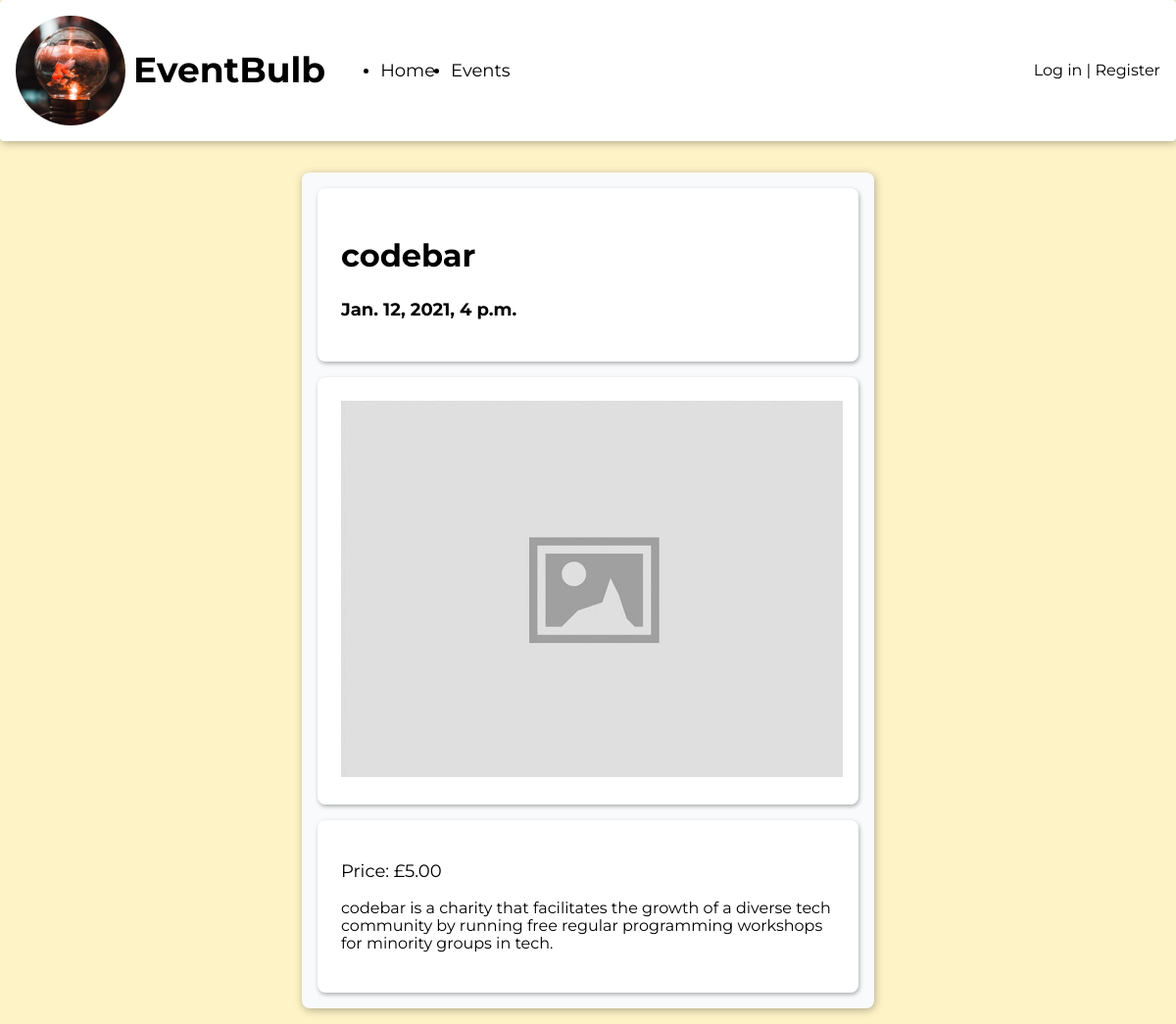
The app's page /events/2/ with its own data.
### events/models.py (models this page shows)
class Event(models.Model):
    title = models.CharField(max_length=255)
    description = models.TextField()
    datetime = models.DateTimeField(auto_now=False, auto_now_add=False)
    cost = models.DecimalField(max_digits=6, decimal_places=2)
    def __str__(self):
        return self.title

### events/views.py (the view)
# urls.py: path('<int:id>/', views.details, name="events_details"),
def details(request, id):
    event = get_object_or_404(Event, id=id)
    print(event)
    return render(request, 'events/details.html', {'event': event})

### templates/events/details.html (shortened to what this page needs)
{% extends 'base.html' %}
{% load static %}
{% block content %}
  <main class="wrap-content">
    <div class="card-background half-width event-details">
      <section class="card event-header">
        <div class="event-info">
          <h2 class="event-title">{{ event.title }}</h2>
          <h3>{{ event.datetime }}</h3>
        </div>
      </section>
      <section class="card">
        <img src="{% static 'images/image_placeholder.jpg' %}" alt="Placeholder">
      </section>
      <section class="card">
        <p class="event-cost">Price: £{{ event.cost }}</p>
        <p>{{ event.description }}</p>
      </section>
    </div>
  </main>
{% endblock %}

### static/css/style.css (style rules this page uses)
:root { --shadow: 1px 2px 8px rgba(0,0,0,0.3); --shadow-small: 1px 2px 4px rgba(0,0,0,0.3); --yellow : #FEF3C7; --yellow-accent: #FDE68A; --gray: #E5E7EB; --gray-accent: #D1D5DB; --gray-light: #F9FAFB; --red: #FECACA; --red-accent: #FCA5A5; }
body { background-color: var(--yellow); display: flex; flex-direction: column; height: 100vh; font-family: 'Montserrat', Helvetica, Arial, sans-serif; }
h2 { font-size: 1.25rem; }
h3 { font-size: 1.125rem; }
main { margin: 1rem; padding: 1rem; display: grid; gap: 1rem; flex-grow: 1; flex-shrink: 1; }
.card-background { background-color: var(--gray-light); padding: 0.5rem; box-shadow: var(--shadow); border-radius: 0.5rem; display: flex; flex-direction: column; }
.card { margin: 0.5rem; padding: 1.5rem; background-color: white; border-radius: 0.5rem; box-shadow: var(--shadow-small) }
.wrap-content { align-items: flex-start; flex-grow: 0; }
.half-width { justify-self: center; width: 50%; }
.event-title { font-size: 2rem; }
.event-details .event-header { display: flex; align-items: center; justify-content: space-between; }
.event-details .event-cost { font-size: 1.125rem; }

### records on screen
Event: title "codebar", datetime "Jan. 12, 2021, 4 p.m.", cost "5.00", description "codebar is a charity that facilitates the growth of a diverse tech community by running free regular programming workshops for minority groups in tech."
